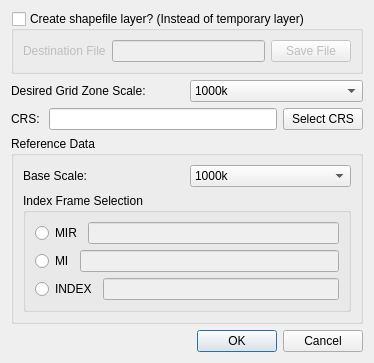
<?xml version="1.0" encoding="UTF-8"?>
<ui version="4.0">
 <class>GridZoneGeneratorDialogBase</class>
 <widget class="QDialog" name="GridZoneGeneratorDialogBase">
  <property name="geometry">
   <rect>
    <x>0</x>
    <y>0</y>
    <width>374</width>
    <height>351</height>
   </rect>
  </property>
  <property name="windowTitle">
   <string>Grid Zone Generator</string>
  </property>
  <layout class="QGridLayout" name="gridLayout_4">
   <item row="0" column="0">
    <widget class="QGroupBox" name="createShapeBox">
     <property name="title">
      <string>Create shapefile layer? (Instead of temporary layer)</string>
     </property>
     <property name="checkable">
      <bool>true</bool>
     </property>
     <property name="checked">
      <bool>false</bool>
     </property>
     <layout class="QGridLayout" name="gridLayout_3">
      <item row="0" column="0">
       <layout class="QHBoxLayout" name="horizontalLayout_7">
        <item>
         <widget class="QLabel" name="label_4">
          <property name="text">
           <string>Destination File</string>
          </property>
         </widget>
        </item>
        <item>
         <widget class="QLineEdit" name="saveEdit">
          <property name="readOnly">
           <bool>true</bool>
          </property>
         </widget>
        </item>
        <item>
         <widget class="QPushButton" name="saveButton">
          <property name="text">
           <string>Save File</string>
          </property>
         </widget>
        </item>
       </layout>
      </item>
     </layout>
    </widget>
   </item>
   <item row="1" column="0">
    <layout class="QHBoxLayout" name="horizontalLayout_5">
     <item>
      <widget class="QLabel" name="label">
       <property name="text">
        <string>Desired Grid Zone Scale: </string>
       </property>
      </widget>
     </item>
     <item>
      <widget class="QComboBox" name="stopScaleCombo">
       <item>
        <property name="text">
         <string>1000k</string>
        </property>
       </item>
       <item>
        <property name="text">
         <string>500k</string>
        </property>
       </item>
       <item>
        <property name="text">
         <string>250k</string>
        </property>
       </item>
       <item>
        <property name="text">
         <string>100k</string>
        </property>
       </item>
       <item>
        <property name="text">
         <string>50k</string>
        </property>
       </item>
       <item>
        <property name="text">
         <string>25k</string>
        </property>
       </item>
       <item>
        <property name="text">
         <string>10k</string>
        </property>
       </item>
       <item>
        <property name="text">
         <string>5k</string>
        </property>
       </item>
       <item>
        <property name="text">
         <string>2k</string>
        </property>
       </item>
       <item>
        <property name="text">
         <string>1k</string>
        </property>
       </item>
      </widget>
     </item>
    </layout>
   </item>
   <item row="2" column="0">
    <layout class="QHBoxLayout" name="horizontalLayout_6">
     <item>
      <widget class="QLabel" name="label_3">
       <property name="text">
        <string>CRS: </string>
       </property>
      </widget>
     </item>
     <item>
      <widget class="QLineEdit" name="crsLineEdit"/>
     </item>
     <item>
      <widget class="QPushButton" name="crsButton">
       <property name="text">
        <string>Select CRS</string>
       </property>
      </widget>
     </item>
    </layout>
   </item>
   <item row="3" column="0">
    <widget class="QGroupBox" name="groupBox">
     <property name="title">
      <string>Reference Data</string>
     </property>
     <layout class="QGridLayout" name="gridLayout_2">
      <item row="0" column="0">
       <layout class="QHBoxLayout" name="horizontalLayout_4">
        <item>
         <widget class="QLabel" name="label_2">
          <property name="text">
           <string>Base Scale: </string>
          </property>
         </widget>
        </item>
        <item>
         <widget class="QComboBox" name="scaleCombo">
          <item>
           <property name="text">
            <string>1000k</string>
           </property>
          </item>
          <item>
           <property name="text">
            <string>500k</string>
           </property>
          </item>
          <item>
           <property name="text">
            <string>250k</string>
           </property>
          </item>
          <item>
           <property name="text">
            <string>100k</string>
           </property>
          </item>
          <item>
           <property name="text">
            <string>50k</string>
           </property>
          </item>
          <item>
           <property name="text">
            <string>25k</string>
           </property>
          </item>
          <item>
           <property name="text">
            <string>10k</string>
           </property>
          </item>
          <item>
           <property name="text">
            <string>5k</string>
           </property>
          </item>
          <item>
           <property name="text">
            <string>2k</string>
           </property>
          </item>
          <item>
           <property name="text">
            <string>1k</string>
           </property>
          </item>
         </widget>
        </item>
       </layout>
      </item>
      <item row="1" column="0">
       <widget class="QGroupBox" name="groupBox_2">
        <property name="title">
         <string>Index Frame Selection</string>
        </property>
        <layout class="QGridLayout" name="gridLayout">
         <item row="0" column="0">
          <layout class="QHBoxLayout" name="horizontalLayout">
           <item>
            <widget class="QRadioButton" name="mirRadioButton">
             <property name="text">
              <string>MIR</string>
             </property>
            </widget>
           </item>
           <item>
            <widget class="QLineEdit" name="mirLineEdit">
             <property name="enabled">
              <bool>false</bool>
             </property>
            </widget>
           </item>
          </layout>
         </item>
         <item row="1" column="0">
          <layout class="QHBoxLayout" name="horizontalLayout_2">
           <item>
            <widget class="QRadioButton" name="miRadioButton">
             <property name="text">
              <string>MI</string>
             </property>
            </widget>
           </item>
           <item>
            <widget class="QLineEdit" name="miLineEdit">
             <property name="enabled">
              <bool>false</bool>
             </property>
            </widget>
           </item>
          </layout>
         </item>
         <item row="2" column="0">
          <layout class="QHBoxLayout" name="horizontalLayout_3">
           <item>
            <widget class="QRadioButton" name="indexRadioButton">
             <property name="text">
              <string>INDEX</string>
             </property>
            </widget>
           </item>
           <item>
            <widget class="QLineEdit" name="indexLineEdit">
             <property name="enabled">
              <bool>false</bool>
             </property>
            </widget>
           </item>
          </layout>
         </item>
        </layout>
       </widget>
      </item>
     </layout>
    </widget>
   </item>
   <item row="4" column="0">
    <widget class="QDialogButtonBox" name="button_box">
     <property name="orientation">
      <enum>Qt::Horizontal</enum>
     </property>
     <property name="standardButtons">
      <set>QDialogButtonBox::Cancel|QDialogButtonBox::Ok</set>
     </property>
    </widget>
   </item>
  </layout>
 </widget>
 <resources/>
 <connections>
  <connection>
   <sender>button_box</sender>
   <signal>accepted()</signal>
   <receiver>GridZoneGeneratorDialogBase</receiver>
   <slot>accept()</slot>
   <hints>
    <hint type="sourcelabel">
     <x>80</x>
     <y>320</y>
    </hint>
    <hint type="destinationlabel">
     <x>20</x>
     <y>20</y>
    </hint>
   </hints>
  </connection>
  <connection>
   <sender>button_box</sender>
   <signal>rejected()</signal>
   <receiver>GridZoneGeneratorDialogBase</receiver>
   <slot>reject()</slot>
   <hints>
    <hint type="sourcelabel">
     <x>80</x>
     <y>320</y>
    </hint>
    <hint type="destinationlabel">
     <x>20</x>
     <y>20</y>
    </hint>
   </hints>
  </connection>
 </connections>
</ui>
